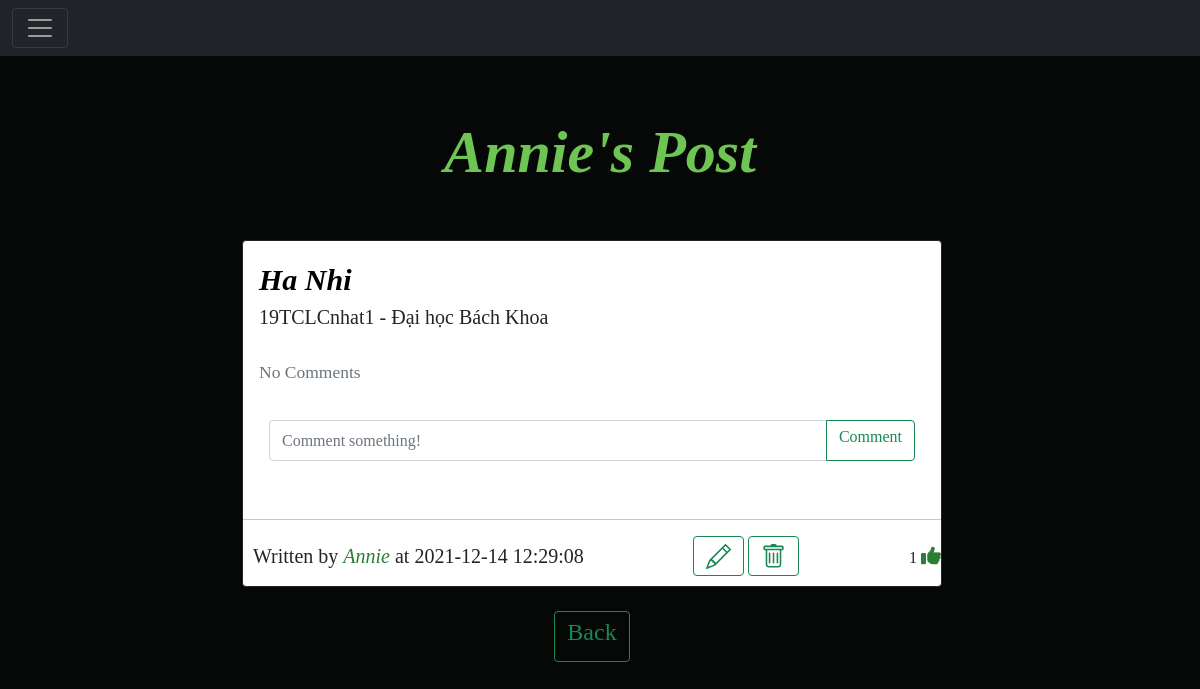
Before: /posts/Annie (signed in) with the older database file.
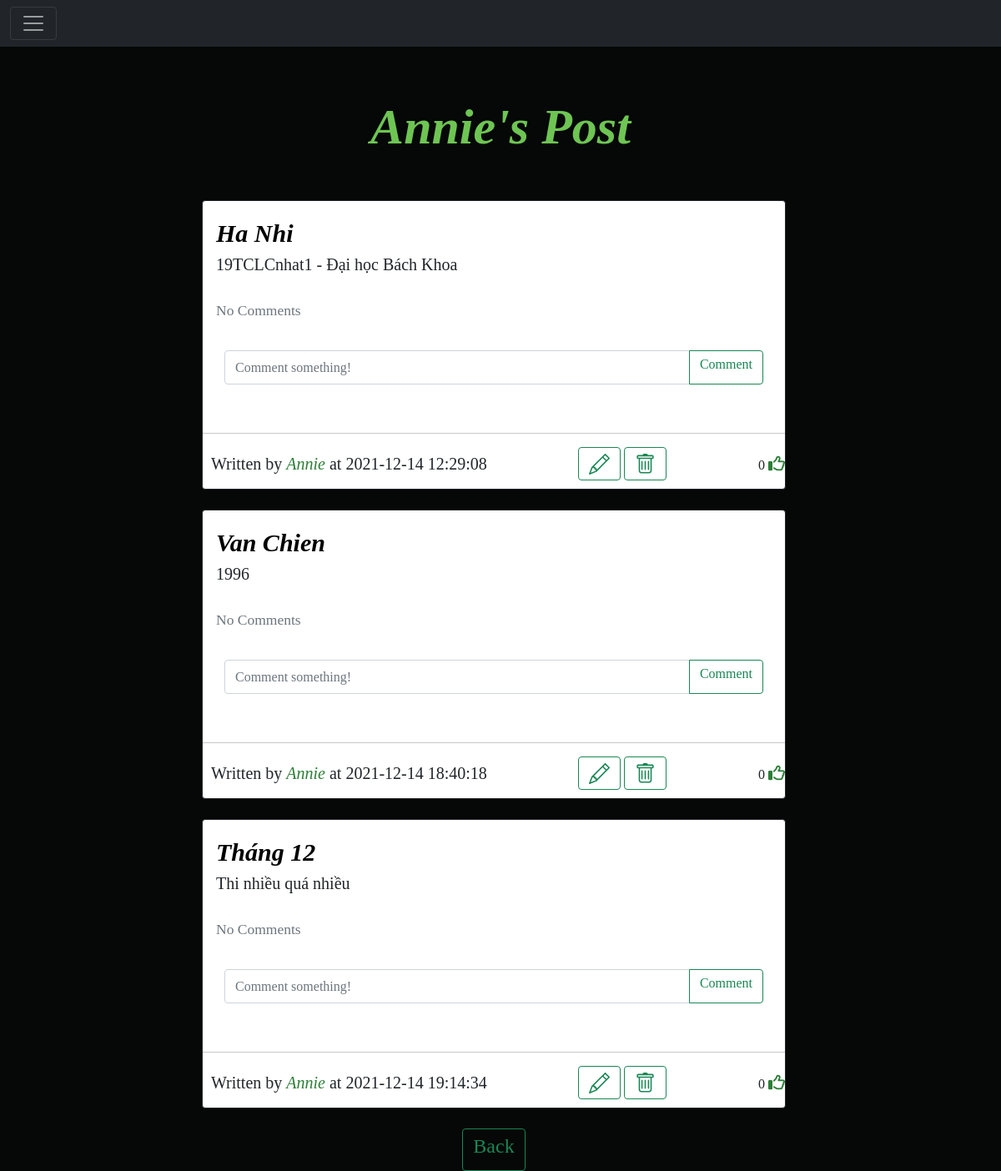
After: the same page with the newer database file.
### Website/models.py (models this page shows)
class Post(db.Model):
    id = db.Column(db.Integer, primary_key=True)
    title = db.Column(db.Text, nullable=False)
    text = db.Column(db.Text, nullable=False)
    date_created = db.Column(db.DateTime(timezone=True), default=func.now())
    author = db.Column(db.Integer, db.ForeignKey(
        'user.id', ondelete="CASCADE"), nullable=False)
    comments = db.relationship('Comment', backref='post', passive_deletes=True)
    likes = db.relationship('Like', backref='post', passive_deletes=True)

class User(db.Model, UserMixin):
    id = db.Column(db.Integer, primary_key=True)
    email = db.Column(db.String(150), unique=True)
    username = db.Column(db.String(150), unique=True)
    password = db.Column(db.String(150))
    date_created = db.Column(db.DateTime(timezone=True), default=func.now())
    posts = db.relationship('Post', backref='user', passive_deletes=True)
    comments = db.relationship('Comment', backref='user', passive_deletes=True)
    likes = db.relationship('Like', backref='user', passive_deletes=True)
    followed = db.relationship('Follow', foreign_keys=[Follow.follower_id], backref=db.backref('follower', lazy='joined'), lazy=True, cascade='all, delete-orphan')
    followers = db.relationship('Follow', foreign_keys=[Follow.followed_id], backref=db.backref('followed', lazy='joined'), lazy=True, cascade='all, delete-orphan')

### Website/views.py (the view)
@views.route("/posts/<username>")
@login_required
def posts(username):
    user = User.query.filter_by(username=username).first()
    if not user:
        return redirect(url_for('views.home'))
    posts = user.posts
    return render_template("posts.html", user=current_user, posts=posts, username=username)

### Website/__init__.py (called while the page is built)
def create_app():
    app = Flask(__name__)
    app.config['SECRET_KEY'] = "helloworld"
    app.config['SQLALCHEMY_DATABASE_URI'] = f'sqlite:///{DB_NAME}'
    db.init_app(app)
    from .views import views
    from .auth import auth
    app.register_blueprint(views, url_prefix="/")
    app.register_blueprint(auth, url_prefix="/")
    from .models import User, Post, Comment,Like,Follow
    create_database(app)
    login_manager = LoginManager()
    login_manager.login_view = "auth.login"
    login_manager.init_app(app)
    @login_manager.user_loader
    def load_user(id):
        return User.query.get(int(id))
    return app

### Website/templates/posts.html (shortened to what this page needs)
{% extends "posts_div.html" %}
 {% block header %} {{username}}'s Post {% endblock %}
 {% block footer %}
    <div align="center">
      <a href="/home">
          <button type="button" class="btn btn-outline-success"><h4>Back</h4></button>
        </a>
    </div>
    {% endblock %}

### Website/templates/posts_div.html (shortened to what this page needs)
{% extends "base.html" %} {% block title %}Home{% endblock %}
{% block content%}
  <h1 align="center">{% block header %}Posts{% endblock %}</h1>
  <br>
  <div  class="posts">
    {% for post in posts %}
    <div class="card border-dark">
      <div class="card-body">
        <div class="card-text">
          <a class="post-title" href="/post/{{post.id}}">{{post.title}}</a>
          <p class="post-test">{{post.text}}</p>
        </div>
        <br />
        <p class="card-text">
          {% if post.comments|length > 0 %}
          <a data-bs-toggle="collapse" href="#comments-{{post.id}}" role="button">
            <small>View {{post.comments|length}} Comments</small>
          </a>
          {% else %}
          <small class="text-muted">No Comments</small>
          {% endif %}
        </p>
        <br>
        <form
          class="input-group mb-3"
          method="POST"
          action="/create-comment/{{post.id}}"
        >
          <input
            type="text"
            id="text"
            name="text"
            class="form-control"
            placeholder="Comment something!"
          />
          <button class="btn btn-outline-success" type="submit"><h6>Comment</h6></button>
        </form>
      </div>
      <hr>
      <div class="item">
        <div class="d-flex align-items-center justify-content-between">
          <p>Written by <a list-style = "none" class="" href="/profile/{{post.user.username}}"> {{post.user.username}}</a> at {{post.date_created}}</p>
          <div>
            {% if user.id == post.author %}
            <a class="btn btn-outline-success" data-toggle="collapse" href="/edit-post/{{post.id}}" class="dropdown-item"
            ></a>
              <a class="btn btn-outline-success" data-toggle="collapse" href="/delete-post/{{post.id}}" class="dropdown-item"
              ></a>
            {% endif %}
          </div>
          <div>
            {{ post.likes|length }}
              {% if user.id in post.likes|map(attribute="author")|list %}
              <a href="/like-post/{{post.id}}">
              <i class="fas fa-thumbs-up"></i>
            </a>
              {% else %}
              <a href="/like-post/{{post.id}}">
                <i class="far fa-thumbs-up"></i>
               </a>
              {% endif %}
            </div>
    </div>
    </div>
      </div>
    <br/>
    {% endfor %}
    {% block footer %}
  {% endblock %}
  </div>
   {% endblock %}

Changed rows visible on the page:
computed for Post "Ha Nhi": likes|length "1" → "0"
added Post: title "Van Chien", text "1996", user.username "Annie", date_created "2021-12-14 18:40:18", likes|length "0"
added Post: title "Tháng 12", text "Thi nhiều quá nhiều", user.username "Annie", date_created "2021-12-14 19:14:34", likes|length "0"
